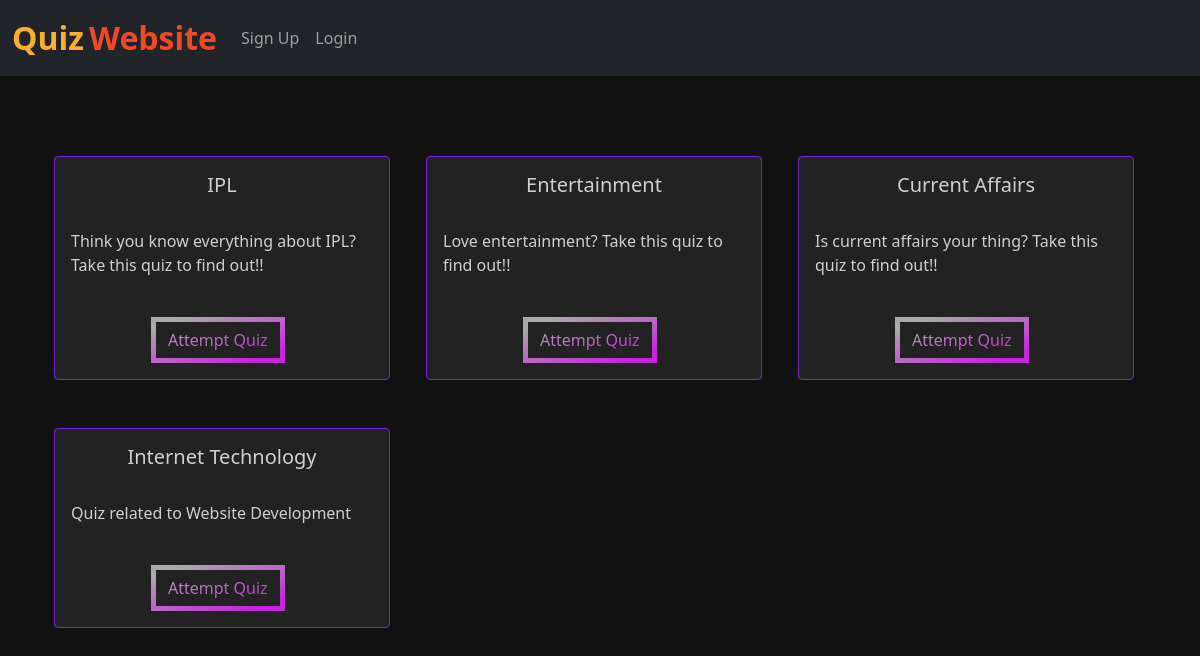
Before: / with the older database file.
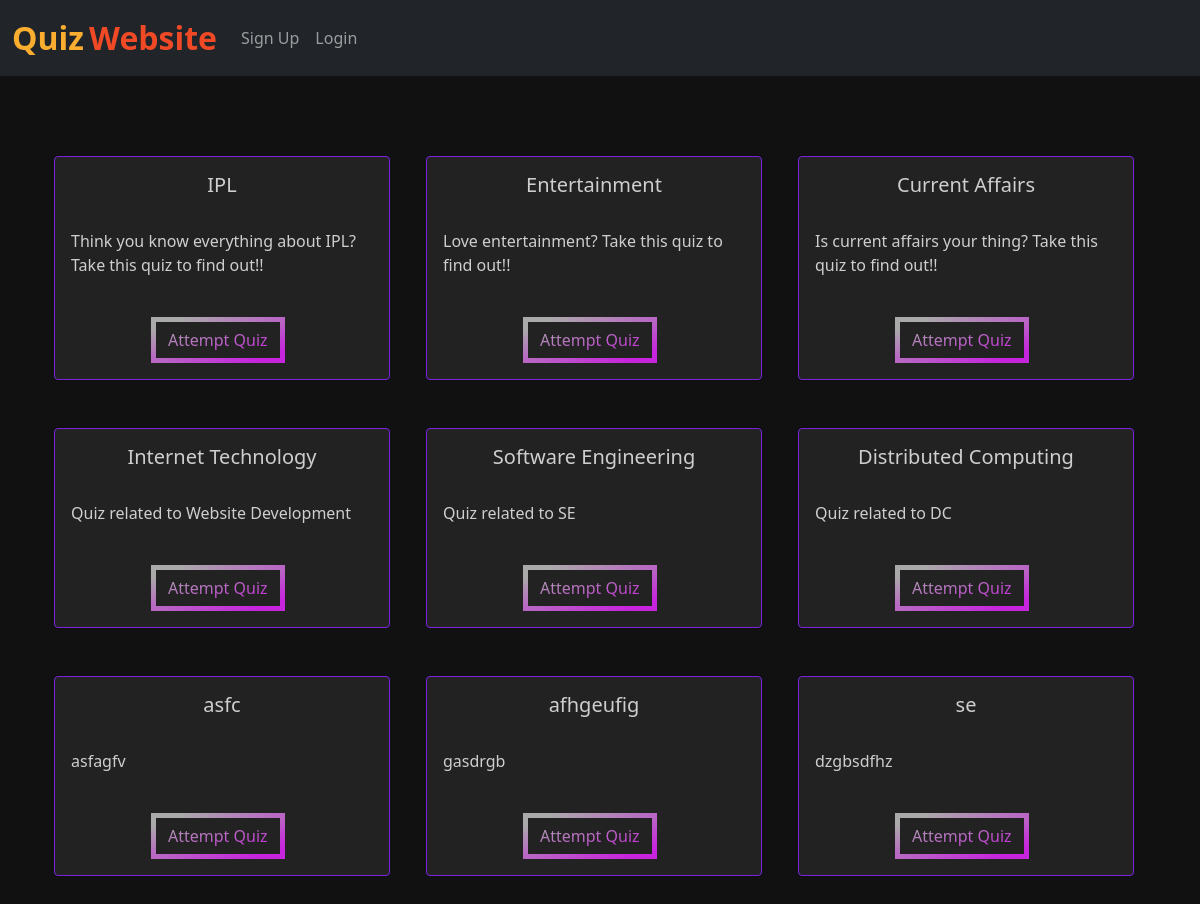
After: the same page with the newer database file.
### home/models.py (models this page shows, shortened)
class Quiz(models.Model):
    name = models.CharField(max_length=50)
    desc = models.CharField(max_length=500)
    number_of_questions = models.IntegerField(default=1)
    time = models.IntegerField(help_text="Duration of the quiz in seconds", default="1")

### home/views.py (the view)
# urls.py: path("", views.index, name="index"),
def index(request):
    quiz = Quiz.objects.all()
    para = {'quiz' : quiz}
    return render(request, "index.html", para)

### home/templates/index.html (shortened to what this page needs)
{% extends 'base.html' %}
{% load static %}
{% block body %}
<br><br><br>
<div class="container">
  <div class="container mx-auto mt-2">
    <div class="row">
      {% for i in quiz %}
      <div class="col-md-4">
        <div class="card" style="width: 21rem;">
          <div class="card-body">
            <h5 class="card-title" style="text-align: center;">{{i.name}}</h5>
            <br>
            <p class="card-text">{{i.desc}}</p>
            <br>
            <button data-bs-target="#exampleModal" data-bs-toggle="modal" data-time="{{i.time}}"
              data-questions="{{i.number_of_questions}}" data-name="{{i.name}}" data-id="{{i.id}}" id="btn"
              style="justify-content: center;" class="attempt btn mr-2 modal-button">Attempt
              Quiz</button>
          </div>
        </div>
      </div>
      {% endfor %}
    </div>
  </div>
</div>
{% endblock %}

### home/templates/base.html (shortened to what this page needs)
<!doctype html>
<html lang="en">
  <head>
    <link href="https://cdn.jsdelivr.net/npm/bootstrap@5.0.2/dist/css/bootstrap.min.css" rel="stylesheet">
  </head>
  <body>
    <nav class="navbar navbar-expand-lg navbar-dark bg-dark">
        <div class="container-fluid">
          <a class="navbar-brand" href="http://127.0.0.1:8000"><span class="head1">Quiz</span> <span class="head2">Website</span></a>
          <div class="collapse navbar-collapse" id="navbarSupportedContent">
              {% if user.is_authenticated %}
              <ul class="navbar-nav me-auto mb-2 mb-lg-0">
                <li class="nav-item">
                  <a class="nav-link" href="#">Welcome {{request.user}}</a>
                </li>
                <li class="nav-item">
                    <a class="nav-link" href="/logout">Logout</a>
                  </li>
                  {% if user.is_superuser %}
                  <div class="collapse navbar-collapse" id="navbarNavDarkDropdown">
                    <ul class="navbar-nav">
                      <li class="nav-item dropdown">
                        <a class="nav-link dropdown-toggle" href="#" id="navbarDarkDropdownMenuLink" role="button" data-bs-toggle="dropdown" aria-expanded="false">
                          Admin
                        </a>
                        <ul class="dropdown-menu dropdown-menu-dark" aria-labelledby="navbarDarkDropdownMenuLink">
                          <li><a class="dropdown-item" href="/add_quiz/">Add Quiz</a></li>
                          <li><a class="dropdown-item" href="/add_question/">Add Questions</a></li>
                          <li><a class="dropdown-item" href="/results/">Results of the Users</a></li>
                        </ul>
                      </li>
                    </ul>
                  </div>
                  {% endif %}
              </ul>
              {% else %}
            <ul class="navbar-nav me-auto mb-2 mb-lg-0">
              <li class="nav-item">
                <a class="nav-link" href="/signup">Sign Up</a>
              </li>
              <li class="nav-item">
                <a class="nav-link" href="/login">Login</a>
              </li>
            </ul>
            {% endif %}
          </div>
        </div>
      </nav>
      {% block body %} {% endblock %}
  </body>
</html>

### home/templates/index.html (style rules this page uses)
.attempt { --gradient: linear-gradient(to left top, #c724dd 10%, #aaaaaa 90%) !important; }
body { background: #111; }
.card { background: #222; border: 1px solid #7a24dd; color: rgba(250, 250, 250, 0.8); margin-bottom: 3rem; }
#btn { border: 5px solid; border-image-slice: 1; background: var(--gradient) !important; -webkit-background-clip: text !important; -webkit-text-fill-color: transparent !important; border-image-source: var(--gradient) !important; text-decoration: none; position: relative; left: 80px; }
.head1 { color: #FBAD30; font-size: 2rem; font-weight: bold; height: 50px; }
.head2 { color: #EF4926; font-size: 2rem; font-weight: bold; }
.container-fluid { height: 60px; }

Changed rows visible on the page:
added Quiz: name "Software Engineering", desc "Quiz related to SE"
added Quiz: name "Distributed Computing", desc "Quiz related to DC"
added Quiz: name "asfc", desc "asfagfv"
added Quiz: name "afhgeufig", desc "gasdrgb"
added Quiz: name "se", desc "dzgbsdfhz"
